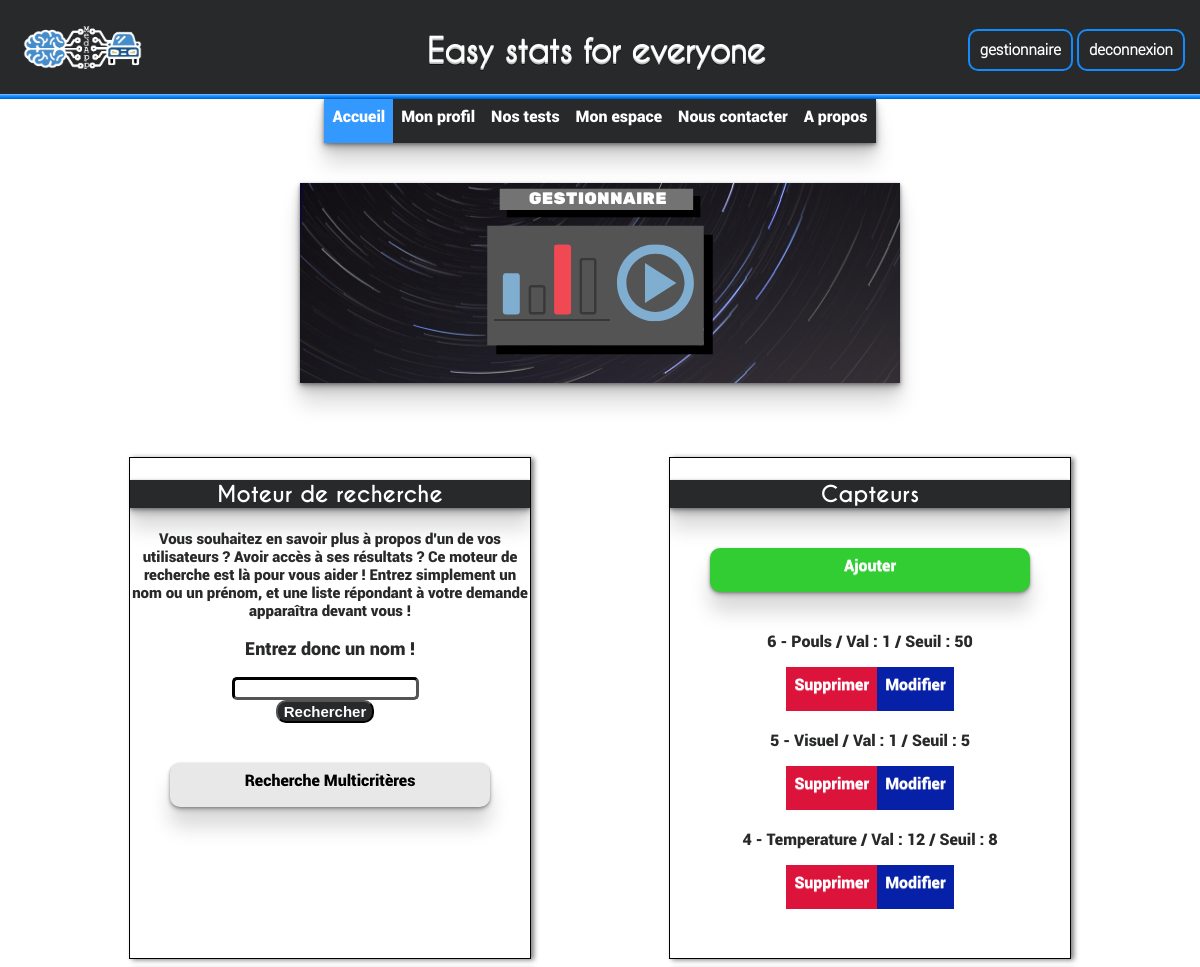
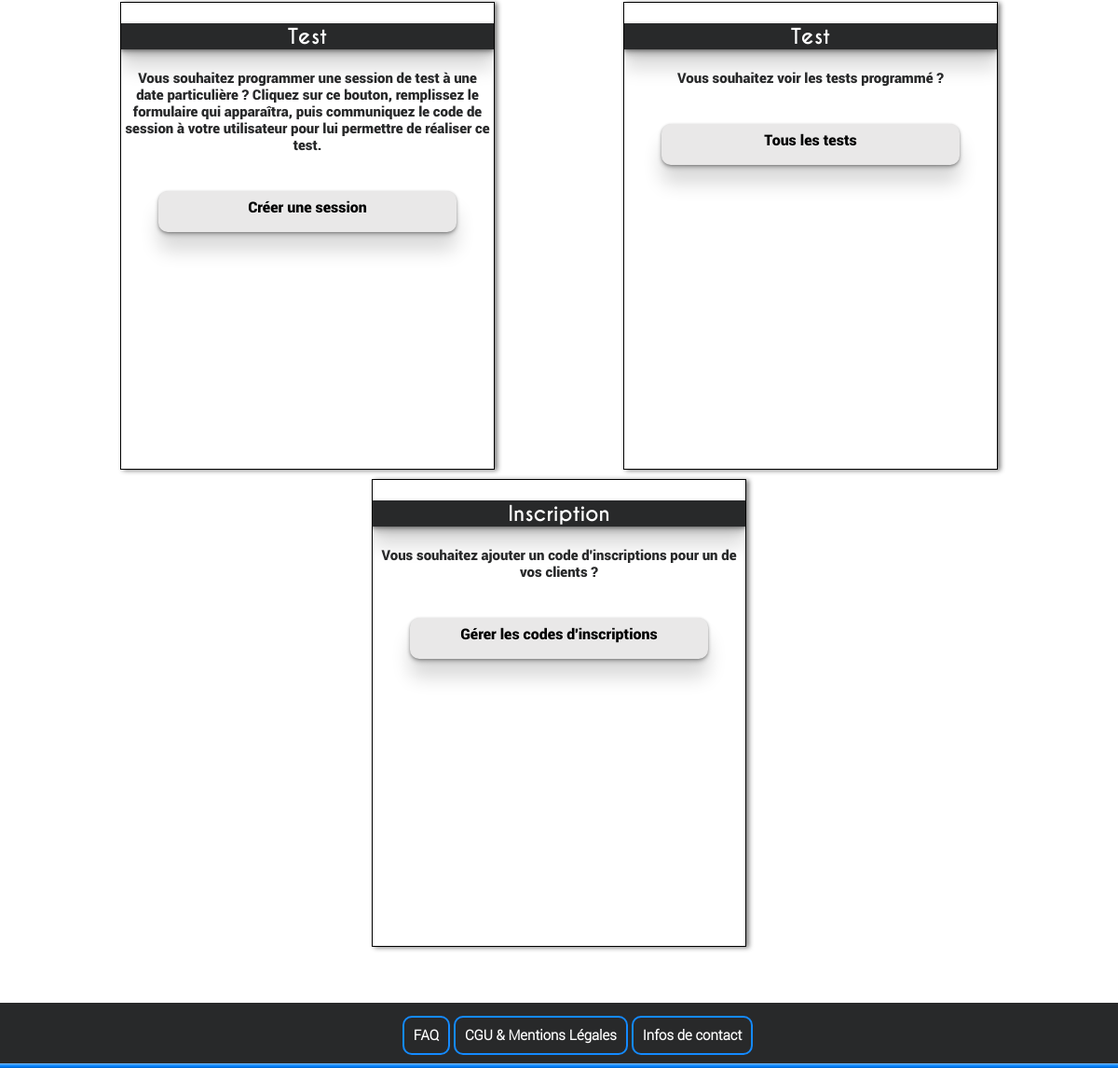
The page /page_gestionnaire.php (signed in) on the database its author committed (2 pictures, top to bottom).
### tables this page shows
CREATE TABLE IF NOT EXISTS `capteur` (
  `idCapteur` int(11) NOT NULL AUTO_INCREMENT,
  `Type` varchar(100) NOT NULL,
  `Valeur` double NOT NULL,
  `seuil` double NOT NULL,
  `Date` date DEFAULT NULL,
  `idBoitier` int(11) NOT NULL,
  PRIMARY KEY (`idCapteur`),
  KEY `idBoitier` (`idBoitier`)
);

### page_gestionnaire.php (called while the page is built, shortened)
<?php
include_once("includes/AccesBase.php");
$idBoit = $_SESSION['idBoitier'];
$capteurs = $db->query("SELECT * FROM capteur WHERE idBoitier='$idBoit'ORDER BY idCapteur DESC");
include_once('Vues/page_gestionnaire.vue.php');
?>

### Vues/page_gestionnaire.vue.php (the view, shortened to what this page needs)
<!DOCTYPE HTML>
<html>
  <head>
	<link rel="stylesheet" type="text/css" href="design/page_gestionnaire.css">
  </head>
  <body>
    <header><?php include_once('includes/header.php'); ?></header>
    <div id = "main">
      <div align="center">
        <img class="bannière" src="ressources/page_gestionnaire.png" alt="Alt text"/>
      </div>
      <div class="options">
        <div class="catégorie">
          <p class="titre_catég"> Moteur de recherche </p>
          <p class="intro"> Vous souhaitez en savoir plus à propos d'un de vos utilisateurs ? Avoir accès à ses résultats ? Ce moteur de
          recherche est là pour vous aider ! Entrez simplement un nom ou un prénom, et une liste répondant à votre demande apparaîtra devant vous ! </p>
          <center>
            <p class="titre_search"> Entrez donc un nom ! </p>
            <section class="moteur_recherche">
              <div class="recherche">
                <form method="post" action="resultat_recherche.php">
                    <input type="text" name="keywords" class="champ_saisie"><br/>
                    <input type="submit" value="Rechercher" class="bouton_recherche">
                </form>
              </div>
            </section>
          </center>
          <a class="création_test" href="rechercheMulticriteres.php">Recherche Multicritères</a>
        </div>
        <div class="catégorie">
          <p class="titre_catég"> Capteurs </p>
            <a class="Add_cap" href="add_capteur.php">Ajouter</a>
            <?php while($c = $capteurs->fetch()){ ?>
              <p class="capteur"><?= $c['idCapteur'] ?> - <?= $c['Type'] ?> / Val : <?=$c['Valeur'] ?>
              / Seuil :  <?= $c['seuil'] ?></p>
          <ul class="Actions">
            <li class="Del_cap"><a href="page_gestionnaire.php?delete_cap=<?= $c['idCapteur']?>" onclick="return confirm('Etes-vous sûr de vouloir effectuer la suppresion ?');">Supprimer</a></li>
            <li class="Modif_cap"><a href="page_capteur.php?modif_cap=<?= $c['idCapteur']?>">Modifier</a> </li>
          </ul>
          <?php } ?>
        </div>
        <div class="catégorie">
          <p class="titre_catég"> Test </p>
          <p class="intro"> Vous souhaitez programmer une session de test à une date particulière ? Cliquez sur ce bouton, remplissez le formulaire
          qui apparaîtra, puis communiquez le code de session à votre utilisateur pour lui permettre de réaliser ce test. </p>
          <a class="création_test" href="Creation_test.php">Créer une session</a>
        </div>
        <div class="catégorie">
          <p class="titre_catég"> Test </p>
          <p class="intro"> Vous souhaitez voir les tests programmé ?</p>
          <a class="création_test" href="affichageTest.php">Tous les tests</a>
        </div>
        <div class="catégorie">
          <p class="titre_catég"> Inscription </p>
          <p class="intro"> Vous souhaitez ajouter un code d'inscriptions pour un de vos clients ?</p>
          <a class="création_test" href="gestionCodeInscription.php">Gérer les codes d'inscriptions</a>
        </div>
      </div>
    </div>
    <footer><?php include_once('includes/footer.php'); ?></footer>
  </body>
</html>

### design/page_gestionnaire.css (style rules this page uses)
body { margin:0; }
.bannière { box-shadow: 0 1px 3px rgba(0, 0, 0, .3), 0 3px 5px rgba(0, 0, 0, .2), 0 5px 10px rgba(0, 0, 0, .2), 0 20px 20px rgba(0, 0, 0, .15); }
.options { margin:5%; display:flex; justify-content: space-around; flex-wrap: wrap; }
.catégorie { overflow: auto; box-shadow: 3px 1px 5px grey; border: 1px solid black; width:400px; height: 500px; margin-top: 10px; }
.titre_catég { font-family: CaviarDreams-Bold; font-size: 22px; text-align: center; color: white; background-color: #28292A; box-shadow: 0 1px 3px rgba(0, 0, 0, .3), 0 3px 5px rgba(0, 0, 0, .2), 0 5px 10px rgba(0, 0, 0, .2), 0 20px 20px rgba(0, 0, 0, .15); }
.intro { margin: 2px; font-family: Roboto-Black; font-size: 15px; text-align: center; color: #28292A; }
.titre_search { font-family: Roboto-Black; font-size:18px; text-align: center; color: #28292A; }
.recherche { margin-right: 10px; }
.champ_saisie { border-radius: 5px; border-width: 3px; border-color: black; }
.bouton_recherche { border-radius: 10px; font-weight: bold; font-size:15px; color: white; background: #28292A; transition: all .2s; }
.création_test { font-family: Roboto-Black; display: block; text-align: center; color: black; text-decoration: none; margin: 10%; background-color: #e9e8e8; border-radius: 10px; padding: 8px 8px 17px 8px; text-shadow: 0 1px 0 rgba(255, 255, 255, .4); box-shadow: 0 1px 3px rgba(0, 0, 0, .3), 0 3px 5px rgba(0, 0, 0, .2), 0 20px 20px rgba(0, 0, 0, .15); transition: all .2s; }
.capteur { font-family: Roboto-Black; text-align: center; color: #28292A; }
.Add_cap { background-color: #32CD32; font-family: Roboto-Black; display: block; text-align: center; color: white; text-decoration: none; padding: 8px 8px 17px 8px; text-shadow: 0 1px 0 rgba(255, 255, 255, .4); margin:10%; border-radius:10px; box-shadow: 0 1px 3px rgba(0, 0, 0, .3), 0 3px 5px rgba(0, 0, 0, .2), 0 20px 20px rgba(0, 0, 0, .15); transition: all .4s; }
.Del_cap { background-color: #DC143C; }
.Modif_cap { background-color: #0620A8; }
.Actions { display:table; width:auto; margin: auto; padding: 0; list-style-type: none; margin-bottom: 5%; }
.Actions li { display: table-cell; }
.Actions li a { font-family: Roboto-Black; display: block; text-align: center; color: white; text-decoration: none; padding: 8px 8px 17px 8px; text-shadow: 0 1px 0 rgba(255, 255, 255, .4); transition: all .4s; }

### design/footer.css (style rules this page uses)
body { min-height: 100%; }
footer { height: 100%; bottom: 0; }

### rows shown on the page
capteur: idCapteur "6", Type "Pouls", Valeur "1", seuil "50"
capteur: idCapteur "5", Type "Visuel", Valeur "1", seuil "5"
capteur: idCapteur "4", Type "Temperature", Valeur "12", seuil "8"

### other values the page prints
$_SESSION['login'] "gestionnaire"
